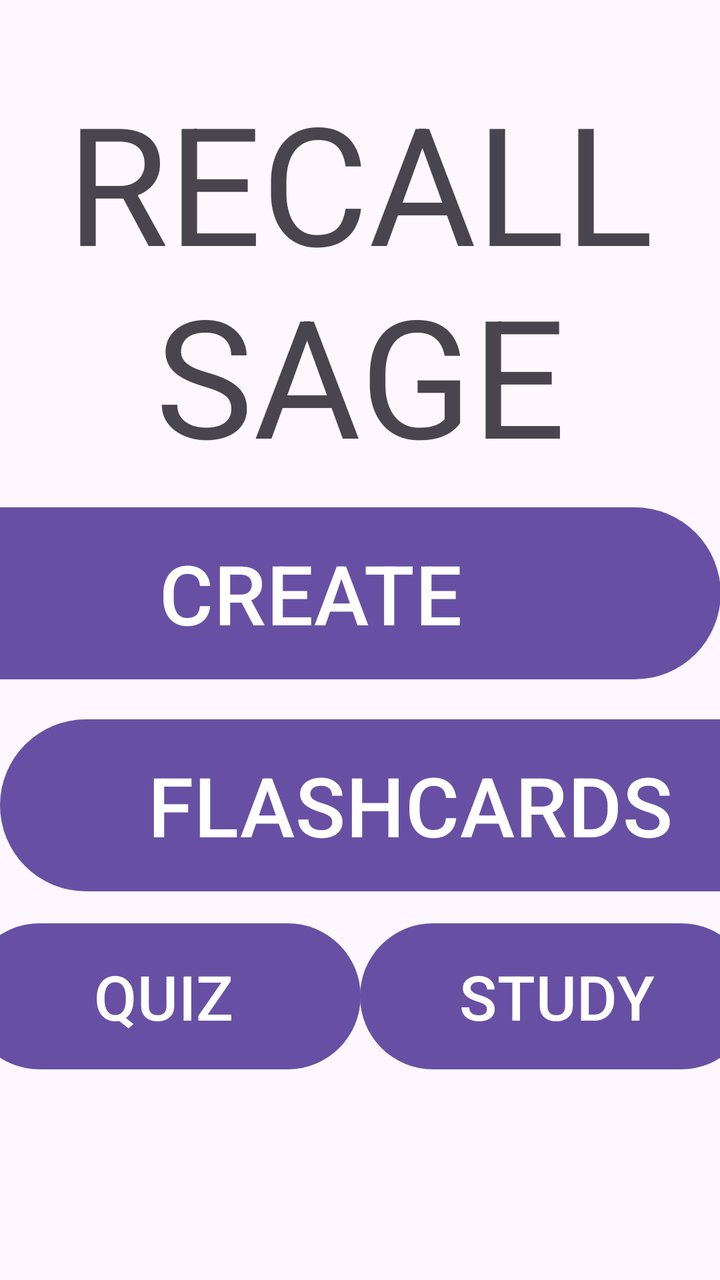
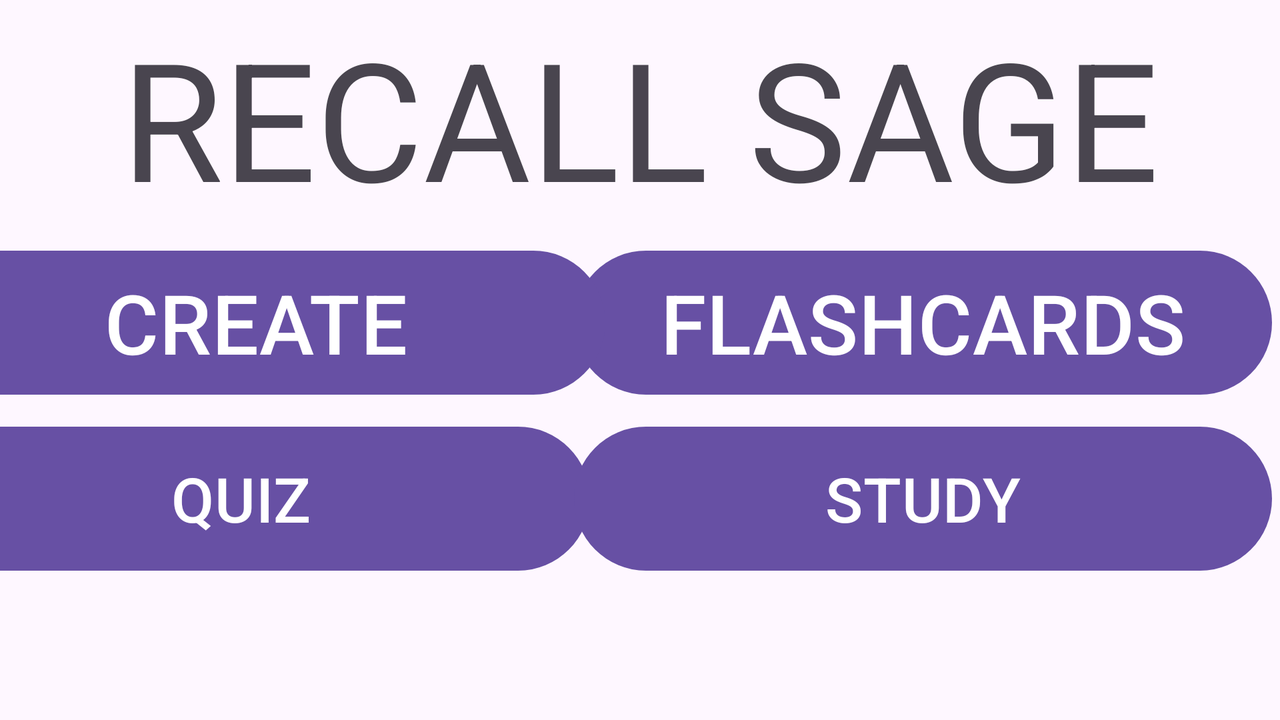

Compare how this app lays out the same screen by default and in its alternative resource folder. The renders come first, then the two layout files and the values they reference.
<!-- AndroidManifest.xml: application theme Theme.RECALLSAGE -->
<!-- res/layout/fragment_main.xml -->
<?xml version="1.0" encoding="utf-8"?>
<androidx.constraintlayout.widget.ConstraintLayout xmlns:android="http://schemas.android.com/apk/res/android"
    xmlns:app="http://schemas.android.com/apk/res-auto"
    xmlns:tools="http://schemas.android.com/tools"
    android:layout_width="match_parent"
    android:layout_height="match_parent"
    tools:context=".mainFragment">

    <TextView
        android:id="@+id/welcomeMes"
        android:layout_width="wrap_content"
        android:layout_height="wrap_content"
        android:layout_marginTop="36dp"
        android:gravity="center_horizontal"
        android:text="@string/tittle"
        android:textSize="40pt"
        app:layout_constraintEnd_toEndOf="parent"
        app:layout_constraintHorizontal_bias="0.0"
        app:layout_constraintStart_toStartOf="parent"
        app:layout_constraintTop_toTopOf="parent" />

    <Button
        android:id="@+id/creationButton"
        android:layout_width="410dp"
        android:layout_height="94dp"
        android:layout_marginTop="8dp"
        android:gravity="center"
        android:text="@string/flashcard_creation"
        android:textSize="20pt"
        app:layout_constraintEnd_toEndOf="parent"
        app:layout_constraintHorizontal_bias="1.0"
        app:layout_constraintStart_toStartOf="parent"
        app:layout_constraintTop_toBottomOf="@+id/welcomeMes" />

    <Button
        android:id="@+id/allFlashcards"
        android:layout_width="410dp"
        android:layout_height="94dp"
        android:layout_marginTop="12dp"
        android:gravity="center"
        android:text="@string/all_flashcards"
        android:textSize="20pt"
        app:layout_constraintEnd_toEndOf="parent"
        app:layout_constraintHorizontal_bias="0.0"
        app:layout_constraintStart_toStartOf="parent"
        app:layout_constraintTop_toBottomOf="@+id/creationButton" />

    <Button
        android:id="@+id/studyButton"
        android:layout_width="197dp"
        android:layout_height="81dp"
        android:layout_marginTop="8dp"
        android:gravity="center"
        android:text="@string/study"
        android:textSize="15pt"
        app:layout_constraintEnd_toEndOf="parent"
        app:layout_constraintHorizontal_bias="0.5"
        app:layout_constraintStart_toEndOf="@+id/quizButton"
        app:layout_constraintTop_toBottomOf="@+id/allFlashcards" />

    <Button
        android:id="@+id/quizButton"
        android:layout_width="197dp"
        android:layout_height="81dp"
        android:layout_marginTop="8dp"
        android:gravity="center"
        android:text="@string/quiz"
        android:textSize="15pt"
        app:layout_constraintEnd_toStartOf="@+id/studyButton"
        app:layout_constraintHorizontal_bias="0.5"
        app:layout_constraintStart_toStartOf="parent"
        app:layout_constraintTop_toBottomOf="@+id/allFlashcards" />

</androidx.constraintlayout.widget.ConstraintLayout>
<!-- resources referenced by this layout -->
<resources>
  <string name="all_flashcards">FLASHCARDS</string>
  <string name="flashcard_creation">CREATE</string>
  <string name="quiz">QUIZ</string>
  <string name="study">STUDY</string>
  <string name="tittle">RECALL SAGE</string>
  <style name="Theme.RECALLSAGE" parent="Base.Theme.RECALLSAGE" />
  <style name="Base.Theme.RECALLSAGE" parent="Theme.Material3.DayNight.NoActionBar">
          
          
      </style>
</resources>
<!-- res/layout-land/fragment_main.xml (the repository's variant of the layout above) -->
<!-- drawn on the phone turned sideways -->
<?xml version="1.0" encoding="utf-8"?>
<androidx.constraintlayout.widget.ConstraintLayout xmlns:android="http://schemas.android.com/apk/res/android"
    xmlns:app="http://schemas.android.com/apk/res-auto"
    xmlns:tools="http://schemas.android.com/tools"
    android:layout_width="match_parent"
    android:layout_height="match_parent"
    tools:context=".mainFragment">

    <TextView
        android:id="@+id/welcomeMes"
        android:layout_width="wrap_content"
        android:layout_height="wrap_content"
        android:layout_marginTop="4dp"
        android:gravity="center_horizontal"
        android:text="@string/tittle"
        android:textSize="40pt"
        app:layout_constraintEnd_toEndOf="parent"
        app:layout_constraintHorizontal_bias="0.496"
        app:layout_constraintStart_toStartOf="parent"
        app:layout_constraintTop_toTopOf="parent" />

    <Button
        android:id="@+id/allFlashcards"
        android:layout_width="349dp"
        android:layout_height="80dp"
        android:layout_marginTop="8dp"
        android:layout_marginEnd="4dp"
        android:gravity="center"
        android:text="@string/all_flashcards"
        android:textSize="20pt"
        app:layout_constraintEnd_toEndOf="parent"
        app:layout_constraintTop_toBottomOf="@+id/welcomeMes" />

    <Button
        android:id="@+id/creationButton"
        android:layout_width="349dp"
        android:layout_height="80dp"
        android:layout_marginTop="8dp"
        android:gravity="center"
        android:text="@string/flashcard_creation"
        android:textSize="20pt"
        app:layout_constraintEnd_toStartOf="@+id/allFlashcards"
        app:layout_constraintHorizontal_bias="0.758"
        app:layout_constraintStart_toStartOf="parent"
        app:layout_constraintTop_toBottomOf="@+id/welcomeMes" />

    <Button
        android:id="@+id/quizButton"
        android:layout_width="349dp"
        android:layout_height="80dp"
        android:layout_marginTop="8dp"
        android:gravity="center"
        android:text="@string/quiz"
        android:textSize="15pt"
        app:layout_constraintEnd_toStartOf="@+id/studyButton"
        app:layout_constraintHorizontal_bias="0.88"
        app:layout_constraintStart_toStartOf="parent"
        app:layout_constraintTop_toBottomOf="@+id/creationButton" />

    <Button
        android:id="@+id/studyButton"
        android:layout_width="349dp"
        android:layout_height="80dp"
        android:layout_marginTop="8dp"
        android:layout_marginEnd="4dp"
        android:gravity="center"
        android:text="@string/study"
        android:textSize="15pt"
        app:layout_constraintEnd_toEndOf="parent"
        app:layout_constraintTop_toBottomOf="@+id/allFlashcards" />

</androidx.constraintlayout.widget.ConstraintLayout>
